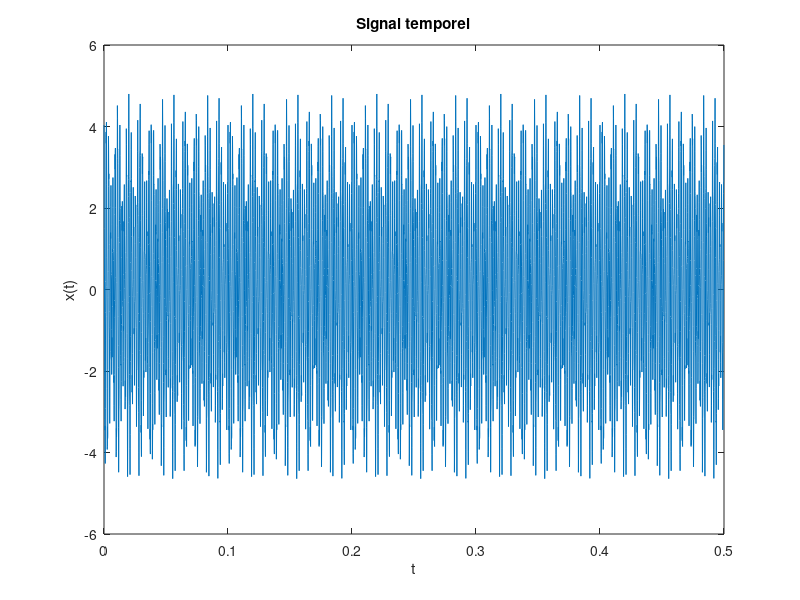

This figure's MATLAB source:
fe=10000 ;
N=5000;
Te=1/fe ;
df=fe/N;

t=0:Te:(N-1)*Te;
xt=1.2*cos(2*pi*440*t+1.2)+3*cos(2*pi*550*t)+0.6*cos(2*pi*2500*t);

plot(t,xt);
title('Signal temporel');
xlabel('t')
ylabel('x(t)')
